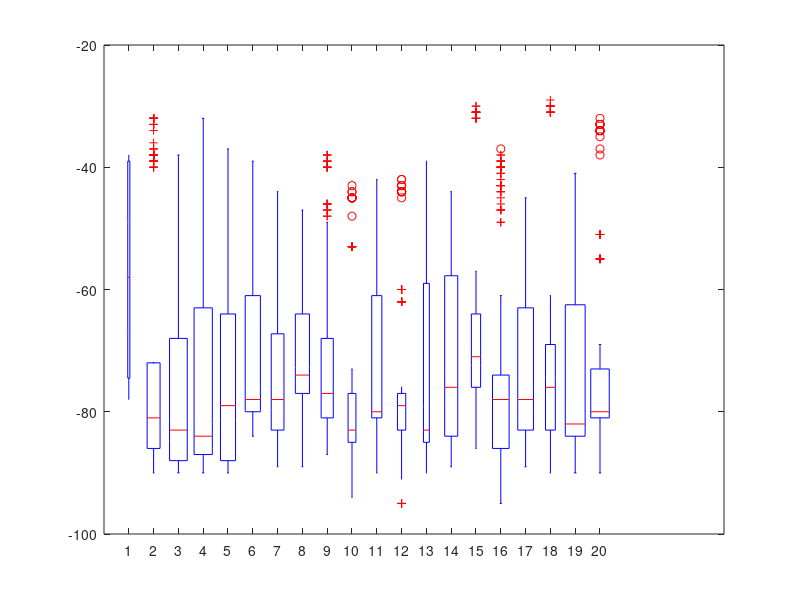

MATLAB code for this plot: (Note: this script raises an error after producing the figure.)
exp = "RSSI online TWIST small 01 jamming";
x = [17.59,30.28,23.9,26.53,26.68,2.02,16.12,9.81,3.51,20.71,14.48,8.48,17.56,22.08,20.54,5.39,11.57,5.16,11.57,8.48];
y = [10.95,1.67,1.67,5.39,9.03,10.98,9.02,9.02,9.02,1.65,10.95,5.06,5.06,9.02,10.94,5.06,1.89,10.94,5.06,1.93];
z = [56.74,71.33,74.01,74.17,74.27,70.82,72.92,71.19,72.48,77.79,70.87,76.09,71.34,72.09,67.45,75.83,74.03,72.46,75.68,75.25];
variance = [198,2,423,2,334,2,375,2,241,2,166,2,133,2,144,2,143,2,155,2,229,2,151,2,314,2,217,2,224,2,201,2,134,2,215,2,183,2,149,2];
rssi1 = [-78,-75,-75,-75,-75,-76,-76,-77,-75,-74,-75,-58,-55,-58,-59,-59,-59,-58,-58,-58,-58,-57,-38,-38,-38,-38,-38,-38,-39,-38,-39,-38,-39,-54,-54,-54,-54,-54,-54];
rssi2 = [-38,-38,-38,-38,-40,-38,-38,-40,-38,-38,-38,-37,-38,-38,-37,-38,-38,-38,-39,-39,-33,-32,-34,-32,-33,-33,-32,-33,-33,-32,-32,-32,-32,-32,-32,-32,-32,-32,-33,-32,-72,-72,-72,-72,-72,-72,-72,-72,-72,-72,-72,-72,-90,-90,-90,-90,-90,-90,-90,-90,-90,-90,-90,-90,-90,-90,-90,-90,-90,-90,-90,-80,-87,-84,-86,-87,-84,-86,-87,-84,-86,-87,-81,-86,-87,-81,-86,-87,-80,-86,-82,-38,-38,-40,-38,-39,-40,-39,-39,-38,-38,-38,-38,-36,-39,-38,-37,-38,-39,-38,-38,-87,-83,-83,-87,-84,-83,-82,-83,-83,-82,-82,-84,-82,-84,-79,-82,-84,-82,-83,-83,-87,-87,-87,-87,-87,-87,-87,-87,-87,-87,-87,-87,-86,-87,-87,-87,-87,-86,-87,-88,-84,-85,-88,-86,-88,-88,-87,-88,-85,-87,-87,-88,-79,-81,-81,-81,-79,-80,-82,-81,-78,-79,-81,-78,-80,-81,-78,-81,-81,-79,-81,-78,-86,-86,-82,-86,-86,-82,-86,-86,-82,-82,-86,-82,-82,-86,-82,-82,-86,-86,-82,-79,-81,-78,-78,-81,-78,-80,-79,-80,-82,-79,-77,-80,-79,-81,-81,-78,-79,-81,-78,-78,-79,-81,-78,-81,-78,-80,-81,-78,-78,-81,-78,-80,-81,-78,-78,-80,-78,-79,-82];
rssi3 = [-90,-90,-90,-90,-90,-90,-90,-90,-90,-90,-90,-90,-90,-90,-90,-90,-90,-55,-58,-56,-54,-55,-53,-54,-56,-53,-54,-57,-53,-58,-54,-56,-58,-54,-54,-56,-54,-88,-87,-88,-89,-88,-88,-89,-88,-88,-89,-89,-88,-89,-89,-88,-87,-89,-88,-87,-89,-86,-89,-88,-86,-89,-88,-88,-89,-86,-88,-88,-86,-89,-88,-86,-89,-88,-86,-89,-88,-68,-70,-71,-68,-70,-70,-71,-68,-70,-71,-68,-68,-71,-68,-68,-70,-71,-68,-70,-71,-46,-38,-42,-39,-38,-42,-43,-38,-42,-40,-42,-41,-39,-39,-38,-42,-38,-39,-39,-41,-40,-39,-39,-41,-40,-40,-41,-38,-40,-40,-39,-40,-41,-38,-41,-41,-40,-41,-39,-41,-86,-86,-83,-86,-86,-83,-86,-86,-80,-87,-86,-86,-86,-83,-86,-86,-85,-86,-86,-85,-39,-38,-39,-39,-39,-39,-40,-39,-39,-38,-39,-39,-39,-38,-39,-39,-39,-39,-39,-39,-87,-86,-87,-87,-86,-87,-87,-86,-85,-87,-87,-85,-87,-87,-87,-87,-87,-87,-86,-87,-88,-86,-88,-88,-86,-88,-85,-86,-86,-85,-89,-86,-86,-81,-86,-84,-86,-86,-88,-86,-84,-86,-84,-85,-82,-86,-85,-82,-86,-83,-84,-86,-83,-84,-85,-83,-84,-84,-86,-86,-88,-89,-89,-88,-89,-89,-88,-89,-89,-88,-89,-89,-89,-89,-88,-89,-89,-88,-89,-89,-76,-80,-78,-79,-76,-80,-79,-76,-79,-80,-77,-79,-79,-77,-80,-79,-78,-78,-79,-78,-90,-90,-90,-90,-90,-90,-90,-90,-90,-90,-90,-90,-90,-90,-78,-77,-78,-79,-77,-78,-78,-79,-77,-78,-79,-76,-77,-79,-77,-77,-79,-78,-77,-79,-79,-77,-77,-78,-77,-79,-77,-78,-79,-77,-80,-79,-77,-80,-79,-78,-80,-79,-79,-77];
rssi4 = [-88,-87,-89,-88,-87,-89,-88,-87,-87,-89,-87,-88,-89,-89,-88,-87,-89,-88,-87,-89,-59,-58,-58,-59,-58,-59,-56,-58,-60,-59,-57,-59,-58,-58,-60,-58,-59,-59,-58,-60,-86,-86,-86,-86,-86,-86,-86,-86,-86,-86,-86,-86,-87,-87,-87,-87,-87,-87,-87,-87,-87,-87,-87,-87,-66,-63,-65,-63,-66,-65,-63,-63,-65,-63,-64,-65,-63,-63,-65,-63,-63,-65,-63,-63,-38,-37,-38,-38,-38,-38,-39,-38,-38,-38,-38,-38,-39,-38,-37,-38,-38,-37,-37,-38,-33,-33,-33,-33,-33,-32,-34,-33,-33,-34,-33,-33,-33,-33,-33,-33,-33,-33,-34,-33,-84,-84,-84,-85,-84,-85,-84,-85,-84,-85,-84,-85,-84,-84,-88,-88,-88,-88,-88,-88,-88,-88,-88,-88,-87,-88,-88,-87,-88,-88,-88,-88,-88,-88,-38,-38,-38,-39,-38,-38,-39,-38,-38,-38,-38,-38,-37,-38,-37,-37,-38,-37,-39,-38,-89,-90,-86,-89,-87,-86,-89,-87,-88,-87,-89,-86,-87,-88,-88,-87,-88,-88,-90,-86,-90,-87,-90,-90,-90,-90,-90,-90,-90,-90,-90,-90,-90,-90,-90,-87,-90,-90,-87,-90,-90,-86,-86,-90,-86,-86,-90,-89,-86,-90,-89,-86,-90,-90,-86,-90,-90,-86,-90,-86,-83,-87,-87,-83,-83,-86,-87,-86,-84,-85,-87,-82,-84,-86,-85,-86,-87,-86,-86,-89,-85,-85,-89,-85,-85,-89,-85,-85,-85,-85,-85,-85,-85,-85,-82,-81,-81,-82,-82,-80,-82,-79,-81,-82,-79,-81,-81,-79,-81,-81,-83,-82,-81,-81,-89,-89,-89,-90,-89,-90,-89,-90,-89,-80,-80,-82,-81,-80,-82,-81,-82,-82,-81,-81,-82,-81,-82,-82,-81,-83,-81,-81,-82,-81,-81,-78,-81,-81,-82,-83,-81,-81,-83,-81,-81,-83,-81,-80,-82,-81,-81,-81,-78];
rssi5 = [-87,-87,-87,-89,-87,-87,-89,-89,-87,-89,-89,-89,-89,-89,-87,-89,-89,-87,-89,-89,-72,-72,-72,-72,-72,-72,-72,-72,-72,-72,-70,-72,-72,-72,-72,-72,-72,-72,-72,-72,-89,-88,-89,-89,-88,-90,-89,-88,-89,-88,-89,-88,-89,-88,-89,-89,-89,-90,-90,-90,-62,-66,-64,-66,-64,-63,-65,-60,-62,-65,-64,-62,-65,-64,-62,-64,-65,-61,-65,-64,-51,-51,-52,-51,-50,-52,-50,-52,-50,-52,-51,-50,-51,-52,-50,-51,-51,-50,-48,-51,-87,-87,-87,-87,-87,-87,-87,-87,-87,-87,-87,-51,-49,-51,-50,-51,-52,-50,-50,-52,-51,-52,-50,-52,-51,-49,-51,-52,-50,-52,-52,-86,-85,-87,-89,-85,-85,-88,-84,-88,-83,-88,-88,-84,-88,-87,-85,-89,-88,-84,-87,-37,-47,-47,-41,-42,-46,-40,-41,-47,-41,-41,-46,-44,-41,-45,-47,-41,-45,-47,-42,-89,-89,-89,-89,-70,-69,-79,-69,-71,-79,-70,-71,-79,-70,-69,-71,-69,-70,-69,-70,-70,-70,-71,-71,-85,-86,-86,-86,-84,-86,-85,-84,-84,-84,-83,-85,-85,-85,-86,-85,-86,-84,-85,-84,-89,-89,-89,-89,-89,-89,-89,-89,-89,-89,-89,-89,-89,-89,-79,-79,-79,-79,-79,-79,-79,-79,-79,-79,-79,-87,-89,-87,-89,-87,-89,-89,-89,-89,-89,-89,-88,-89,-89,-87,-89,-89,-87,-89,-89,-79,-79,-79,-79,-79,-79,-79,-79,-79,-79,-79,-79,-79,-79,-79,-79,-79,-79,-79,-79,-79,-79];
rssi6 = [-48,-48,-48,-48,-48,-48,-48,-48,-48,-48,-48,-48,-48,-48,-48,-48,-48,-72,-72,-76,-77,-78,-78,-77,-78,-77,-78,-79,-78,-77,-77,-78,-78,-77,-78,-78,-77,-77,-78,-71,-71,-71,-71,-71,-71,-77,-77,-77,-76,-78,-77,-78,-78,-78,-77,-77,-78,-78,-77,-77,-78,-77,-77,-78,-77,-83,-82,-82,-83,-82,-82,-82,-82,-82,-82,-82,-83,-82,-82,-83,-82,-82,-83,-82,-82,-83,-83,-82,-82,-83,-81,-82,-83,-83,-83,-82,-83,-83,-82,-82,-82,-81,-83,-82,-82,-82,-84,-82,-83,-82,-83,-82,-82,-83,-82,-81,-82,-82,-82,-81,-83,-82,-82,-83,-82,-79,-79,-79,-79,-78,-78,-81,-79,-78,-80,-78,-79,-81,-79,-79,-79,-80,-78,-80,-80,-41,-39,-40,-41,-40,-40,-42,-39,-40,-41,-41,-43,-41,-41,-43,-41,-42,-41,-41,-40,-79,-80,-79,-79,-80,-79,-79,-79,-80,-78,-79,-78,-78,-79,-79,-79,-80,-78,-78,-80,-78,-77,-77,-78,-78,-77,-76,-77,-76,-77,-78,-77,-78,-78,-77,-78,-78,-77,-77,-62,-62,-62,-62,-62,-62,-62,-62,-62,-62,-62,-62,-62,-62,-62,-62,-62,-62,-62,-62,-61,-60,-62,-60,-61,-60,-60,-60,-61,-60,-61,-60,-61,-60,-61,-61,-60,-60,-61,-61,-78,-79,-78,-79,-79,-78,-80,-78,-80,-80,-79,-79,-81,-79,-78,-79,-80,-79,-78,-80,-60,-60,-62,-60,-60,-61,-61,-60,-60,-60,-61,-61,-60,-61,-60,-61,-61,-61,-61,-60];
rssi7 = [-66,-62,-62,-66,-62,-62,-66,-62,-62,-66,-62,-62,-66,-62,-62,-62,-62,-62,-62,-68,-68,-68,-68,-68,-68,-68,-68,-68,-68,-68,-68,-68,-68,-46,-46,-46,-44,-46,-46,-46,-46,-46,-46,-46,-46,-46,-45,-45,-46,-46,-46,-46,-45,-83,-84,-83,-84,-83,-83,-83,-83,-84,-83,-84,-83,-84,-87,-86,-87,-88,-89,-86,-87,-87,-86,-85,-86,-86,-87,-85,-85,-87,-85,-85,-87,-84,-68,-68,-68,-68,-68,-68,-68,-68,-68,-68,-68,-68,-84,-84,-84,-83,-84,-84,-83,-84,-84,-83,-84,-84,-83,-84,-84,-84,-84,-84,-84,-84,-63,-60,-60,-63,-60,-60,-63,-60,-60,-63,-60,-63,-60,-63,-63,-60,-63,-63,-60,-63,-67,-70,-72,-68,-71,-72,-70,-69,-71,-70,-73,-70,-69,-72,-68,-69,-68,-68,-69,-71,-83,-85,-85,-83,-85,-85,-83,-85,-83,-85,-84,-83,-85,-84,-83,-85,-84,-83,-85,-84,-78,-77,-78,-78,-76,-79,-78,-78,-80,-78,-78,-80,-78,-78,-80,-78,-78,-78,-77,-78,-78,-78,-77,-81,-79,-78,-78,-78,-78,-79,-78,-78,-79,-77,-78,-78,-78,-78,-79,-77,-78,-78,-78,-80,-78,-78,-78,-78,-77,-75,-77,-77,-79,-77,-78,-78,-77,-78,-78,-77];
rssi8 = [-52,-52,-50,-51,-52,-51,-51,-52,-50,-51,-53,-49,-52,-50,-51,-49,-50,-51,-55,-51,-89,-89,-89,-89,-89,-89,-89,-89,-89,-54,-54,-54,-54,-54,-54,-54,-54,-54,-54,-54,-54,-54,-54,-54,-54,-54,-74,-73,-74,-74,-74,-74,-74,-74,-74,-74,-73,-74,-73,-73,-74,-73,-73,-74,-73,-73,-87,-87,-87,-87,-87,-87,-87,-87,-87,-87,-87,-87,-87,-87,-87,-87,-89,-89,-89,-89,-89,-89,-89,-89,-89,-89,-89,-89,-89,-89,-89,-89,-73,-73,-70,-73,-70,-73,-70,-73,-73,-73,-64,-64,-64,-64,-64,-64,-64,-64,-64,-64,-64,-64,-64,-64,-64,-64,-73,-73,-74,-73,-73,-74,-73,-74,-74,-75,-74,-74,-73,-74,-73,-74,-74,-73,-74,-74,-48,-48,-50,-49,-47,-50,-50,-50,-49,-49,-50,-49,-49,-50,-49,-48,-49,-50,-51,-49,-78,-77,-80,-78,-77,-78,-78,-76,-79,-79,-78,-77,-78,-78,-78,-79,-78,-79,-79,-78,-73,-74,-74,-74,-74,-74,-73,-73,-74,-73,-73,-73,-74,-73,-72,-74,-74,-73,-74,-74,-74,-75,-75,-74,-74,-76,-75,-76,-77,-75,-77,-76,-75,-76,-76,-75,-76,-74,-75,-77,-76,-74,-73,-76,-76,-76,-76,-76,-75,-77,-75,-75,-76,-74,-76,-75,-74,-77,-75,-74,-76,-76,-76,-76,-77,-76,-76,-76,-77,-76,-75,-77,-76,-75,-77,-75,-74,-77,-75,-74];
rssi9 = [-46,-47,-46,-47,-49,-47,-49,-48,-48,-46,-49,-46,-46,-87,-87,-77,-77,-77,-77,-77,-77,-77,-77,-77,-77,-77,-77,-68,-68,-68,-68,-68,-68,-68,-68,-77,-77,-77,-77,-77,-77,-77,-77,-77,-77,-77,-77,-84,-84,-84,-84,-84,-84,-84,-84,-84,-84,-84,-84,-81,-82,-81,-82,-82,-82,-81,-81,-82,-82,-82,-81,-82,-71,-71,-71,-71,-71,-71,-71,-71,-71,-81,-82,-81,-81,-81,-82,-81,-82,-81,-82,-82,-82,-80,-73,-74,-73,-74,-73,-72,-73,-73,-73,-73,-73,-73,-74,-82,-81,-82,-81,-81,-81,-81,-82,-81,-82,-81,-81,-81,-87,-87,-87,-77,-78,-76,-79,-78,-79,-79,-77,-77,-77,-78,-76,-79,-38,-40,-38,-40,-39,-39,-40,-39,-40,-38,-40,-39,-40,-83,-83,-83,-83,-83,-83,-83,-83,-83,-81,-81,-81,-81,-77,-78,-76,-78,-77,-79,-78,-76,-77,-76,-78,-77,-78,-69,-69,-69,-69,-69,-69,-69,-69,-69,-69,-69,-69,-69,-67,-66,-67,-65,-67,-68,-67,-67,-68,-67,-66,-67,-66,-77,-78,-76,-78,-77,-78,-78,-77,-77,-76,-77,-76,-78,-68,-67,-68,-66,-67,-65,-68,-68,-67,-67,-69,-68,-66];
rssi10 = [-87,-87,-87,-87,-87,-87,-87,-87,-87,-87,-48,-53,-53,-53,-53,-53,-53,-53,-53,-53,-44,-43,-45,-45,-45,-45,-45,-45,-45,-44,-84,-84,-85,-84,-85,-89,-85,-85,-86,-86,-89,-89,-89,-89,-89,-89,-89,-89,-89,-89,-94,-85,-86,-85,-85,-85,-85,-86,-86,-94,-85,-86,-88,-83,-87,-83,-87,-85,-84,-85,-80,-80,-80,-80,-80,-80,-80,-80,-80,-80,-83,-85,-84,-81,-83,-86,-81,-83,-83,-82,-80,-80,-80,-80,-80,-80,-80,-80,-80,-80,-83,-83,-83,-83,-83,-83,-83,-83,-83,-83,-83,-83,-83,-83,-83,-83,-83,-74,-75,-78,-77,-77,-77,-75,-78,-78,-74,-76,-78,-78,-76,-77,-79,-78,-74,-76,-76,-73,-73,-77,-76,-77,-76,-76,-77,-76,-73];
rssi11 = [-65,-65,-65,-65,-65,-65,-65,-65,-65,-65,-89,-89,-88,-89,-88,-89,-90,-89,-89,-90,-89,-89,-89,-89,-89,-45,-45,-42,-45,-45,-46,-45,-45,-45,-45,-45,-45,-45,-57,-45,-45,-42,-45,-45,-42,-79,-79,-79,-79,-79,-79,-79,-79,-79,-79,-79,-79,-80,-81,-81,-80,-81,-81,-81,-81,-81,-80,-80,-80,-80,-80,-80,-81,-79,-80,-81,-79,-43,-44,-43,-53,-43,-43,-47,-45,-43,-46,-47,-43,-44,-53,-43,-44,-53,-43,-44,-53,-59,-61,-59,-61,-60,-61,-63,-61,-61,-61,-60,-61,-61,-61,-61,-61,-61,-62,-61,-60,-80,-80,-80,-80,-80,-80,-80,-80,-80,-80,-80,-80,-81,-80,-81,-80,-81,-80,-80,-81,-80,-80,-81,-80,-80,-81,-80,-80,-81,-81,-80,-81,-80,-80,-81,-81,-83,-80,-83,-81,-80,-83,-83,-80,-82,-83,-80,-80,-83,-80,-80,-84,-81,-80,-82,-83,-82,-82,-80,-82,-83,-79,-80,-83,-79,-80,-84,-81,-80,-81,-79,-81];
rssi12 = [-44,-42,-44,-45,-44,-44,-44,-43,-43,-42,-44,-43,-90,-90,-90,-90,-95,-90,-95,-90,-95,-90,-95,-80,-81,-79,-78,-79,-79,-80,-79,-80,-80,-80,-81,-78,-79,-80,-79,-80,-79,-80,-78,-77,-78,-78,-79,-78,-76,-78,-77,-78,-77,-78,-78,-78,-78,-78,-77,-91,-91,-91,-91,-91,-91,-91,-62,-62,-62,-62,-62,-62,-62,-85,-85,-85,-85,-85,-85,-78,-77,-78,-76,-77,-78,-77,-79,-79,-77,-79,-77,-60,-62,-60,-62,-60,-62,-60,-62,-60,-60,-60,-60,-77,-78,-77,-78,-77,-77,-78,-77,-78,-77,-78,-77,-81,-81,-81,-81,-81,-81,-81,-81,-81,-81,-81,-81,-84,-84,-84,-84,-84,-84,-84,-79,-80,-80,-80,-80,-79,-80,-78,-80,-79,-79,-79,-83,-83,-83,-83,-83,-83,-83,-83,-83];
rssi13 = [-89,-59,-59,-59,-59,-59,-59,-59,-59,-40,-42,-42,-42,-42,-41,-41,-42,-83,-83,-83,-83,-83,-83,-83,-83,-39,-39,-39,-39,-39,-39,-39,-39,-46,-46,-46,-46,-46,-46,-46,-85,-85,-85,-85,-85,-85,-85,-85,-62,-62,-62,-62,-62,-62,-62,-62,-87,-87,-87,-85,-86,-86,-88,-88,-88,-88,-88,-88,-90,-88,-88,-87,-85,-85,-84,-86,-54,-54,-80,-76,-76,-75,-76,-75,-76,-75,-85,-85,-85,-85,-85,-85,-85,-85,-85,-85,-85,-85,-85,-85,-85,-85,-83,-83,-83,-83,-83,-83,-83,-83];
rssi14 = [-76,-76,-76,-76,-76,-76,-76,-76,-76,-76,-76,-76,-58,-61,-59,-58,-61,-59,-58,-61,-59,-59,-61,-59,-59,-61,-58,-59,-61,-55,-61,-59,-46,-46,-45,-47,-46,-48,-46,-46,-46,-47,-46,-44,-46,-46,-44,-46,-47,-46,-46,-47,-61,-56,-54,-61,-56,-54,-61,-56,-54,-61,-56,-54,-61,-56,-61,-61,-62,-61,-56,-54,-88,-88,-88,-88,-88,-88,-89,-88,-88,-89,-88,-88,-88,-88,-88,-88,-88,-88,-88,-88,-57,-57,-58,-57,-57,-56,-57,-57,-56,-57,-57,-55,-57,-57,-57,-57,-57,-57,-57,-57,-89,-89,-89,-89,-89,-89,-89,-89,-89,-89,-89,-88,-88,-88,-88,-88,-88,-88,-88,-88,-60,-58,-60,-60,-56,-54,-56,-60,-54,-56,-60,-54,-56,-60,-54,-56,-60,-60,-55,-60,-72,-75,-73,-79,-74,-72,-77,-76,-73,-79,-74,-72,-77,-76,-73,-77,-75,-73,-77,-80,-89,-89,-89,-89,-89,-89,-89,-89,-89,-89,-89,-89,-84,-86,-83,-84,-86,-84,-83,-84,-84,-83,-84,-84,-83,-84,-84,-83,-84,-84,-86,-84,-84,-84,-84,-84,-84,-84,-84,-84,-84,-84,-84,-84,-84,-84,-84,-84,-84,-84,-84,-84,-82,-83,-83,-82,-83,-83,-82,-83,-83,-82,-83,-83,-85,-83,-83,-85,-83,-83,-85,-83];
rssi15 = [-71,-71,-71,-71,-71,-71,-71,-71,-71,-71,-71,-66,-65,-65,-66,-65,-65,-66,-65,-65,-66,-65,-65,-66,-65,-66,-65,-66,-66,-65,-65,-31,-31,-32,-32,-31,-31,-32,-31,-30,-31,-31,-31,-31,-31,-32,-31,-30,-32,-31,-31,-64,-64,-64,-64,-64,-64,-64,-64,-64,-64,-64,-64,-64,-64,-64,-86,-84,-86,-86,-85,-85,-86,-86,-86,-86,-85,-85,-84,-85,-86,-86,-86,-86,-86,-86,-65,-57,-65,-62,-57,-65,-65,-57,-57,-65,-57,-57,-65,-57,-65,-57,-71,-69,-71,-70,-74,-70,-70,-75,-70,-73,-75,-70,-71,-74,-71,-69,-74,-69,-62,-71,-76,-76,-76,-76,-76,-76,-76,-76,-76,-76,-76,-76,-76,-76,-76,-76,-76,-76,-76,-76,-76,-76,-76,-76,-76,-76,-76,-76,-76,-76,-76,-76,-76,-76,-77,-77,-77,-77,-77,-77,-77,-77,-77,-77,-77,-77,-77,-77,-77,-77,-77];
rssi16 = [-40,-40,-39,-41,-39,-40,-41,-39,-41,-40,-38,-40,-39,-40,-40,-39,-38,-40,-37,-40,-95,-89,-89,-95,-89,-89,-89,-89,-89,-89,-87,-89,-89,-87,-89,-89,-87,-95,-89,-89,-79,-79,-79,-79,-79,-61,-74,-74,-77,-74,-74,-77,-74,-75,-77,-74,-75,-76,-78,-76,-76,-77,-76,-76,-78,-74,-86,-86,-86,-86,-86,-86,-86,-86,-86,-86,-86,-86,-86,-86,-86,-86,-86,-86,-86,-88,-84,-84,-84,-84,-84,-84,-84,-84,-84,-84,-84,-84,-84,-84,-91,-91,-91,-91,-91,-91,-88,-88,-88,-89,-88,-89,-90,-88,-89,-86,-91,-89,-86,-88,-89,-86,-87,-89,-88,-87,-77,-74,-75,-77,-74,-75,-77,-74,-75,-77,-78,-75,-76,-77,-76,-74,-77,-77,-73,-75,-87,-87,-85,-87,-87,-85,-86,-87,-87,-86,-87,-87,-87,-87,-87,-87,-87,-87,-87,-85,-77,-78,-74,-78,-77,-75,-78,-77,-75,-78,-76,-74,-74,-76,-75,-74,-76,-75,-78,-74,-43,-44,-43,-43,-45,-43,-43,-47,-46,-42,-47,-49,-40,-47,-44,-43,-49,-43,-44,-47,-78,-76,-74,-78,-77,-73,-78,-75,-75,-78,-76,-74,-78,-76,-76,-78,-74,-79,-76,-74,-76,-74,-77,-75,-74,-76,-75,-74,-76,-75,-74,-75,-78,-76,-76,-77,-78,-76,-74,-77,-66,-66,-66,-66,-66,-81,-81,-83,-81,-81,-83,-81,-83,-83,-83,-83,-83,-84,-83,-83,-83,-81,-81,-83,-83,-76,-74,-79,-77,-74,-74,-75,-74,-74,-76,-75,-78,-75,-73,-78,-77,-78,-76,-74,-78,-82,-82,-82,-82,-82,-82,-82,-82,-82,-82,-82,-82,-82,-82,-82,-82,-82,-82,-82,-82];
rssi17 = [-47,-46,-45,-47,-46,-45,-47,-46,-45,-47,-47,-48,-47,-47,-49,-47,-48,-47,-47,-47,-61,-59,-59,-61,-59,-59,-61,-59,-59,-61,-59,-59,-61,-61,-59,-61,-59,-61,-59,-59,-63,-63,-63,-63,-63,-63,-63,-63,-63,-63,-63,-63,-63,-63,-63,-63,-85,-85,-85,-85,-85,-85,-85,-78,-83,-80,-80,-83,-80,-80,-83,-80,-80,-80,-83,-80,-79,-80,-79,-79,-78,-80,-80,-62,-62,-62,-89,-89,-89,-89,-89,-89,-89,-89,-89,-86,-86,-86,-85,-86,-85,-85,-84,-84,-86,-85,-85,-85,-86,-86,-85,-85,-87,-85,-86,-88,-83,-89,-88,-83,-89,-89,-83,-89,-89,-83,-88,-89,-89,-88,-88,-89,-88,-86,-89,-80,-83,-83,-81,-83,-83,-81,-83,-83,-78,-80,-83,-78,-80,-83,-79,-80,-83,-79,-63,-63,-63,-66,-63,-63,-66,-63,-63,-66,-63,-63,-63,-63,-63,-63,-63,-63,-63,-63,-84,-84,-84,-84,-84,-84,-84,-84,-84,-84,-84,-84,-84,-84,-84,-84,-84,-84,-83,-83,-83,-83,-83,-83,-83,-83,-83,-83,-83,-83,-83,-83,-83,-83,-83,-83,-83,-83,-83,-83,-81,-78,-81,-79,-78,-80,-79,-78,-80,-79,-78,-80,-79,-81,-80,-79,-79,-80,-78,-79,-71,-70,-72,-73,-70,-72,-73,-71,-71,-73,-71,-70,-70,-71,-73,-70,-71,-72,-69,-70,-70,-71,-70,-70,-70,-73,-70,-71,-73,-70,-70,-70,-70,-73,-70,-71,-71,-71,-71,-69,-71,-70,-70,-73,-70,-70,-74,-70,-71,-69,-70,-71,-70,-71,-71,-69,-70,-71,-70,-70];
rssi18 = [-62,-62,-62,-62,-62,-62,-62,-62,-62,-62,-62,-62,-62,-62,-83,-83,-83,-83,-83,-83,-83,-83,-82,-82,-83,-82,-83,-82,-82,-83,-82,-83,-82,-83,-82,-83,-61,-61,-65,-61,-61,-61,-61,-64,-61,-64,-61,-65,-83,-83,-83,-83,-83,-83,-83,-83,-83,-83,-83,-83,-83,-83,-88,-89,-89,-89,-89,-89,-89,-89,-88,-89,-76,-78,-76,-76,-77,-75,-76,-77,-76,-77,-76,-77,-76,-77,-76,-76,-76,-78,-76,-79,-77,-78,-79,-76,-79,-77,-76,-76,-30,-31,-30,-31,-30,-31,-30,-31,-31,-30,-31,-29,-30,-31,-78,-77,-77,-79,-77,-79,-77,-76,-76,-76,-76,-77,-79,-77,-69,-70,-69,-69,-69,-68,-68,-70,-71,-70,-70,-69,-70,-72,-70,-68,-70,-72,-70,-72,-70,-71,-69,-71,-69,-69,-70,-69,-90,-90,-90,-90,-90,-90,-90,-90,-90,-90,-90,-90,-90,-90,-70,-71,-69,-73,-69,-72,-69,-70,-70,-69,-69,-69,-69,-71];
rssi19 = [-47,-45,-44,-51,-44,-44,-46,-45,-44,-44,-46,-45,-45,-46,-44,-43,-45,-45,-45,-46,-62,-62,-66,-62,-62,-66,-62,-62,-62,-62,-62,-62,-62,-62,-62,-48,-62,-62,-48,-66,-83,-82,-83,-83,-82,-84,-83,-82,-84,-83,-83,-84,-83,-83,-82,-83,-83,-82,-83,-81,-82,-82,-82,-82,-82,-82,-82,-82,-82,-82,-82,-82,-81,-82,-82,-81,-82,-82,-82,-83,-80,-83,-83,-80,-83,-83,-80,-82,-83,-83,-82,-83,-83,-81,-83,-83,-81,-83,-83,-83,-74,-74,-74,-74,-74,-74,-80,-81,-82,-80,-79,-82,-80,-80,-83,-79,-80,-82,-80,-80,-79,-80,-80,-80,-80,-80,-81,-80,-81,-81,-80,-81,-81,-80,-81,-80,-80,-81,-80,-81,-81,-81,-80,-81,-80,-80,-80,-79,-80,-80,-79,-80,-80,-79,-80,-81,-79,-80,-80,-81,-80,-79,-81,-80,-79,-80,-62,-62,-62,-60,-62,-62,-60,-62,-62,-60,-63,-62,-60,-60,-62,-60,-60,-62,-62,-60,-62,-60,-62,-62,-60,-62,-62,-60,-62,-62,-62,-62,-63,-62,-62,-63,-62,-62,-63,-62,-87,-88,-88,-87,-88,-88,-88,-87,-87,-88,-88,-87,-88,-88,-89,-88,-87,-87,-88,-88,-46,-47,-41,-45,-48,-47,-45,-46,-47,-49,-49,-47,-46,-46,-48,-45,-41,-48,-48,-41,-87,-88,-90,-87,-88,-88,-90,-88,-88,-90,-88,-88,-90,-88,-88,-90,-88,-88,-90,-88,-78,-78,-78,-78,-78,-78,-78,-89,-89,-89,-89,-89,-89,-89,-89,-89,-88,-89,-89,-88,-89,-89,-87,-88,-89,-87,-88,-89,-87,-88,-89,-88,-82,-85,-85,-82,-85,-85,-82,-85,-85,-82,-85,-85,-82,-82,-85,-82,-85,-84,-84,-85,-86,-83,-85,-87,-83,-84,-84,-83,-83,-84,-85,-84,-85,-84,-84,-84,-82,-83,-84,-84,-83,-84,-84,-83,-84,-84,-83,-84,-84,-83,-84,-84,-83,-84,-84,-83,-83,-83,-83,-83,-85,-83,-85,-83,-85,-83,-79,-79,-79,-79,-79,-79,-79];
rssi20 = [-80,-80,-80,-80,-80,-80,-80,-80,-80,-80,-80,-80,-80,-80,-34,-33,-33,-34,-34,-33,-38,-34,-34,-37,-34,-33,-34,-34,-33,-34,-34,-35,-34,-32,-90,-87,-89,-90,-87,-89,-90,-87,-90,-87,-90,-87,-87,-90,-87,-87,-90,-70,-72,-72,-71,-72,-72,-73,-71,-73,-73,-73,-72,-72,-72,-70,-71,-73,-70,-72,-72,-72,-72,-73,-71,-72,-73,-73,-72,-72,-73,-70,-72,-73,-71,-72,-72,-71,-72,-72,-73,-82,-81,-81,-82,-81,-84,-82,-81,-84,-82,-83,-82,-81,-79,-82,-81,-80,-82,-81,-81,-82,-81,-78,-77,-82,-79,-81,-77,-80,-79,-77,-80,-81,-76,-79,-79,-76,-79,-81,-79,-81,-81,-81,-81,-81,-81,-81,-81,-81,-81,-81,-81,-81,-81,-87,-87,-87,-87,-87,-87,-87,-81,-81,-77,-81,-81,-78,-81,-81,-78,-81,-81,-78,-81,-81,-78,-81,-81,-78,-81,-81,-51,-55,-55,-55,-51,-69,-55,-51,-69,-55,-51,-69,-55,-51,-69,-55,-51,-69,-55,-55,-81,-82,-81,-81,-82,-82,-80,-82,-83,-82,-80,-81,-81,-80,-81,-82,-82,-81,-82,-81,-81,-83,-81,-81,-80,-81,-81,-80,-81,-81,-80,-79,-82,-81,-80,-79,-81,-80,-81,-81,-80,-80,-80,-80,-80,-80,-80,-80,-80,-80,-80,-80,-80,-80,-80,-81,-77,-80,-81,-77,-80,-80,-79,-80,-80,-79,-80,-80,-79,-81,-77,-80,-81,-77,-80,-78,-78,-78,-80,-78,-79,-80,-78,-78,-80,-78,-78,-80,-78,-78,-81,-79,-78,-78,-79,-78,-80,-79,-80,-78,-81,-79,-78,-81,-77,-80,-81,-78,-79,-81,-78,-79,-80,-80,-73,-71,-73,-71,-72,-71,-71,-73,-71,-72,-73,-71,-72,-73,-72,-72,-73,-73,-72,-73,-81,-81,-80,-81,-81,-80,-81,-81,-80,-81,-81,-80,-80,-78,-79,-79,-78,-79,-80,-77];
x = x';
y = y';
z = z';
k = mean(z);
k = k*-1;
[xx,yy] = meshgrid (linspace (0,25,100));
griddata (x,y,z,xx,yy);
title (exp);
xlabel('x co-ordinate distance in meters');
ylabel('y co-ordinate distance in meters');
zlabel('mean of RSSI values in dBm');

clf();
boxplot ({rssi1,rssi2,rssi3,rssi4,rssi5,rssi6,rssi7,rssi8,rssi9,rssi10,rssi11,rssi12,rssi13,rssi14,rssi15,rssi16,rssi17,rssi18,rssi19,rssi20});
hold on
line([0:21], k, 'color', 'green');
hold off
title (exp);
ylabel('RSSI values in dBm');
xlabel('Measurement points');
xlim([0,21]);
set(gca, "XTick", [1:20]);
